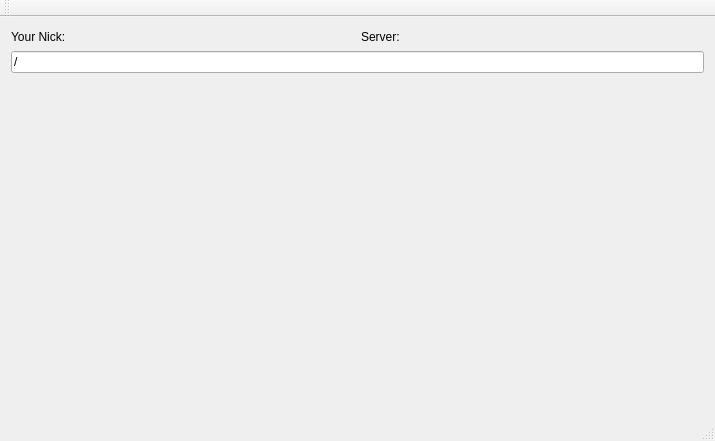
<?xml version="1.0" encoding="UTF-8"?>
<ui version="4.0">
 <class>MainWindow</class>
 <widget class="QMainWindow" name="MainWindow">
  <property name="geometry">
   <rect>
    <x>0</x>
    <y>0</y>
    <width>715</width>
    <height>441</height>
   </rect>
  </property>
  <property name="windowTitle">
   <string>MainWindow</string>
  </property>
  <widget class="QWidget" name="centralWidget">
   <layout class="QHBoxLayout" name="horizontalLayout">
    <item>
     <layout class="QVBoxLayout" name="verticalLayout" stretch="1,1,20">
      <item>
       <layout class="QHBoxLayout" name="infoLayout">
        <property name="sizeConstraint">
         <enum>QLayout::SetDefaultConstraint</enum>
        </property>
        <item>
         <widget class="QLabel" name="nickLabel">
          <property name="text">
           <string>Your Nick:</string>
          </property>
         </widget>
        </item>
        <item>
         <widget class="QLabel" name="serverLabel">
          <property name="text">
           <string>Server:</string>
          </property>
         </widget>
        </item>
       </layout>
      </item>
      <item>
       <widget class="QLineEdit" name="pathLineEdit">
        <property name="text">
         <string>/</string>
        </property>
        <property name="readOnly">
         <bool>true</bool>
        </property>
       </widget>
      </item>
      <item>
       <layout class="QHBoxLayout" name="filesLayout"/>
      </item>
     </layout>
    </item>
   </layout>
  </widget>
  <widget class="QMenuBar" name="menuBar">
   <property name="geometry">
    <rect>
     <x>0</x>
     <y>0</y>
     <width>715</width>
     <height>20</height>
    </rect>
   </property>
  </widget>
  <widget class="QToolBar" name="mainToolBar">
   <attribute name="toolBarArea">
    <enum>TopToolBarArea</enum>
   </attribute>
   <attribute name="toolBarBreak">
    <bool>false</bool>
   </attribute>
  </widget>
  <widget class="QStatusBar" name="statusBar"/>
 </widget>
 <layoutdefault spacing="6" margin="11"/>
 <resources/>
 <connections/>
</ui>
